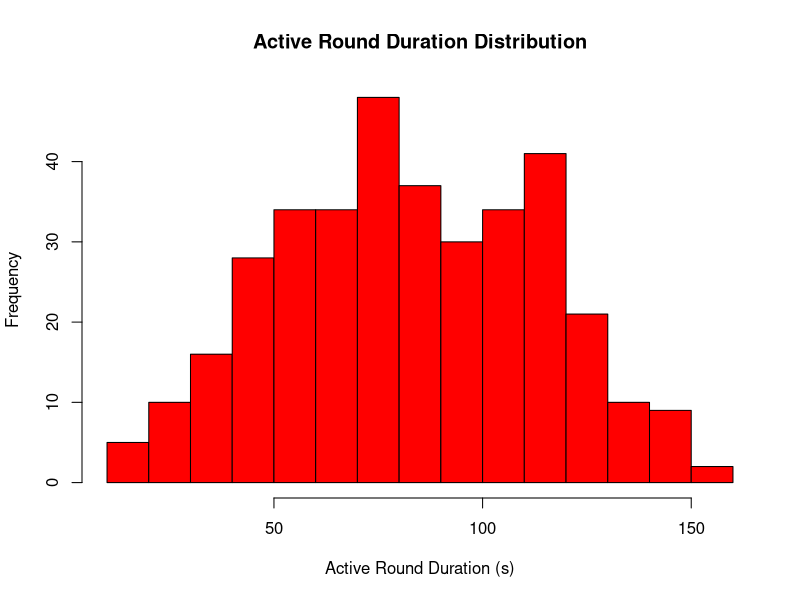
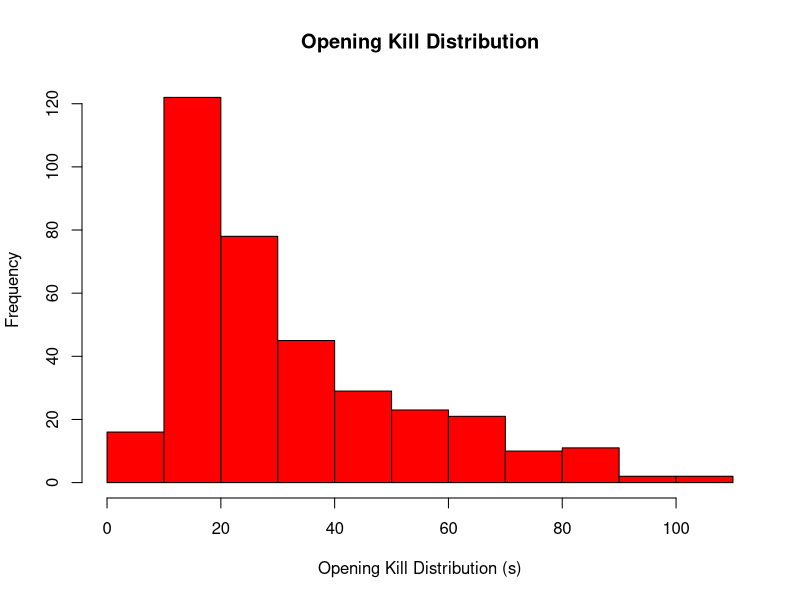
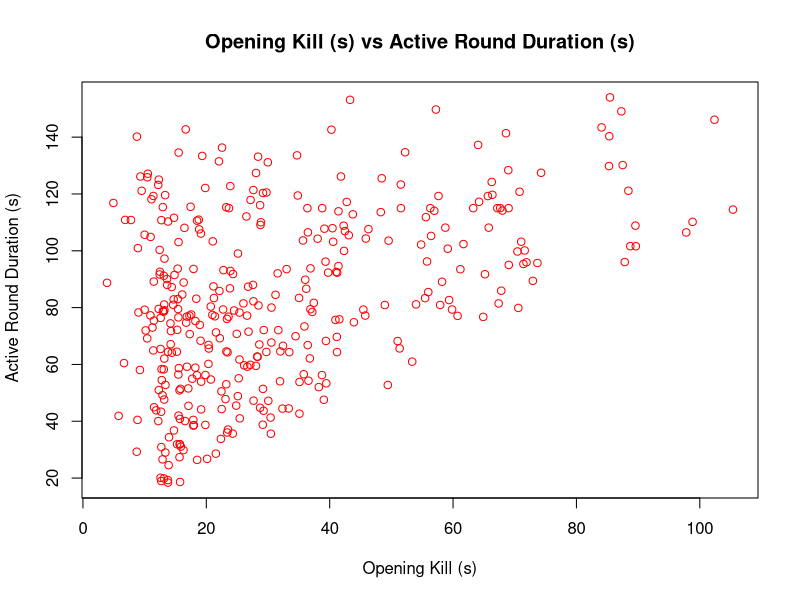
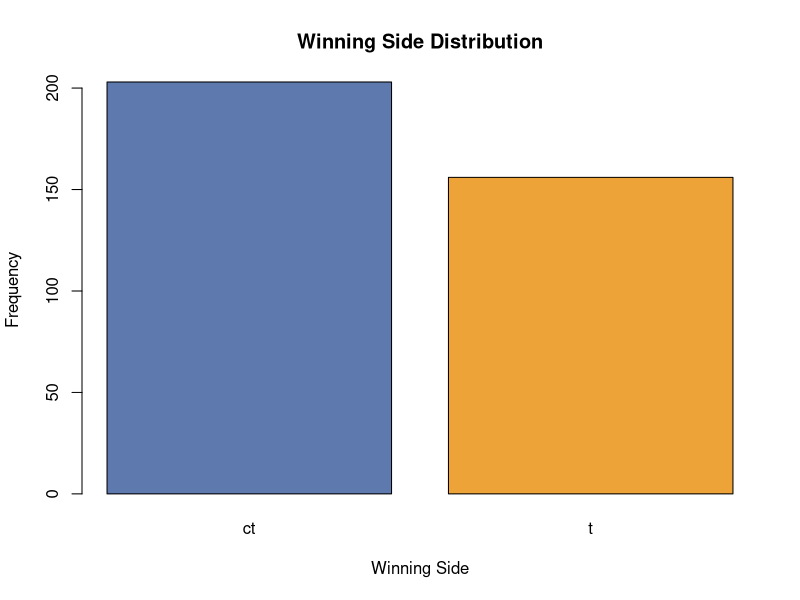
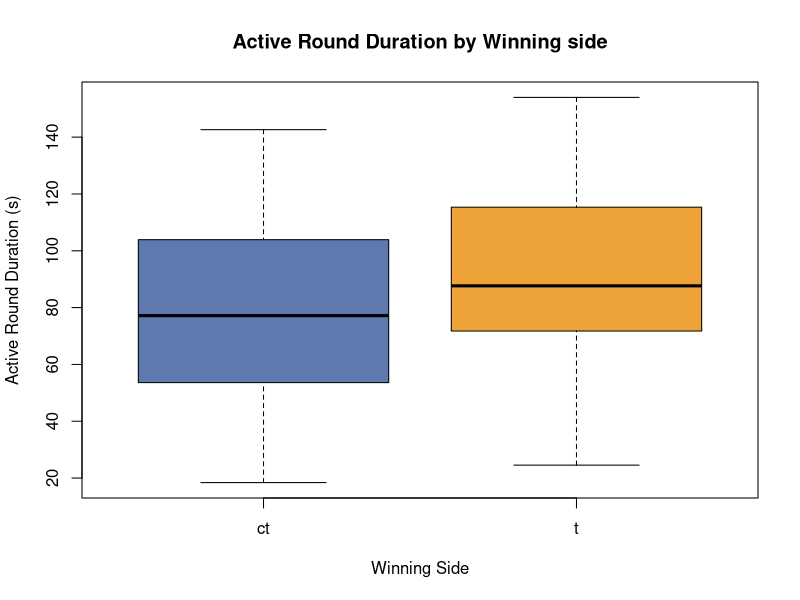

Reproduce these figures in R, in order.
## ---- chunk 1
df <- read.csv("Dataset/csdata_clean.csv")
knitr::opts_chunk$set(echo = FALSE)
## ---- chunk 2
# Descriptive Analysis of Response Variable:
hist(df$active_round_duration_s, 
     main = "Active Round Duration Distribution",
     xlab = "Active Round Duration (s)",
     ylab = "Frequency",
     col = "#FF0000")
summary(df$active_round_duration_s)
sd(df$active_round_duration_s)
## ---- chunk 3
# Investigation of Numeric Explanatory Variable:
hist(df$opening_kill_seconds,
     main = "Opening Kill Distribution",
     xlab = "Opening Kill Distribution (s)",
     ylab = "Frequency",
     col = "#FF0000")
summary(df$opening_kill_seconds)
sd(df$opening_kill_seconds)
IQR(df$opening_kill_seconds)
plot(df$active_round_duration_s ~ df$opening_kill_seconds, data = df,
     main = "Opening Kill (s) vs Active Round Duration (s)",
     xlab = "Opening Kill (s)",
     ylab = " Active Round Duration (s)",
     col = "#FF0000")
## ---- chunk 4
# Investigation of Categorical Explanatory Variable:
winner_table <- table(df$winner_side)
barplot(winner_table,
        main = "Winning Side Distribution",
        xlab = "Winning Side",
        ylab = "Frequency",
        col = c("#5d79ae", "#eda338"))
winner_table
prop.table(winner_table)
boxplot(df$active_round_duration_s ~ df$winner_side, data = df,
        main = "Active Round Duration by Winning side",
        xlab = "Winning Side",
        ylab = "Active Round Duration (s)",
        col = c("#5d79ae", "#eda338"))
